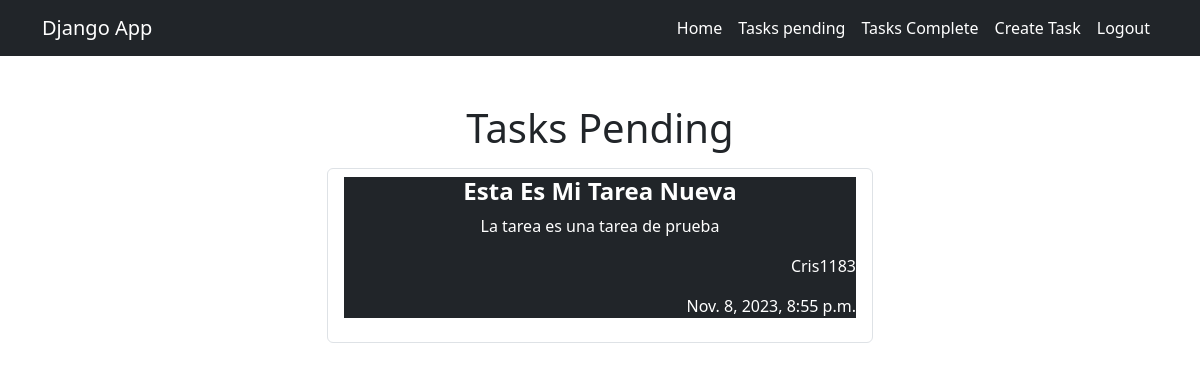
/tasks_complete/ (signed in), run on the app's committed database.
### task/models.py (models this page shows, shortened)
class Task(models.Model):
    title = models.CharField(max_length=150)
    description = models.TextField(blank=True)
    crated = models.DateTimeField(auto_now_add=True)
    datecomplited = models.DateTimeField(null=True, blank=True)
    important = models.BooleanField(default=False)
    user = models.ForeignKey(User, on_delete=models.CASCADE)

### task/views.py (the view)
# urls.py: path("tasks_complete/", views.task_completed, name="task_complete"),
@login_required
def task_completed(request):
    task = Task.objects.filter(
        user=request.user, datecomplited__isnull=False).order_by("-datecomplited")
    return render(request, 'tasks.html', {
        "task": task
    })

### task/templates/tasks.html
{% extends 'base.html' %} {% block content %}
<main class="container mt-5">
 <div class="row">
  <div class="col-md-6 offset-md-3">
  <h1 class="text-center">Tasks Pending</h1>
  <ul class="list-group">
    {% for t in task %}
        <li class="list-group-item my-2">
          <div class="card-body bg-dark">
            <a
              href="{% url 'task_detail' t.id %}"
              class="text-white text-decoration-none"
            >
              {% if t.important %}
              <h4 class="text-center text-capitalize">
                <strong>{{t.title}}</strong>
              </h4>
              {% else %}
              <h1>{{t.title}}</h1>
              {% endif %}
              <p class="text-center">{{t.description}}</p>
              <p class="text-end">{{t.user.username}}</p>
              {% if t.datecomplited %}
              <p class="text-end">{{t.datecomplited}}</p>
              {% endif %}
            </a>
          </div>
        </li>
        {% endfor %}
  </ul>
  </div>
 </div>
</main>
{% endblock %}

### task/templates/base.html (style rules this page uses)
body { overflow-x: hidden; }

### data on the page
Task: title "Esta Es Mi Tarea Nueva", description "La tarea es una tarea de prueba", user.username "Cris1183", datecomplited "Nov. 8, 2023, 8:55 p.m."
